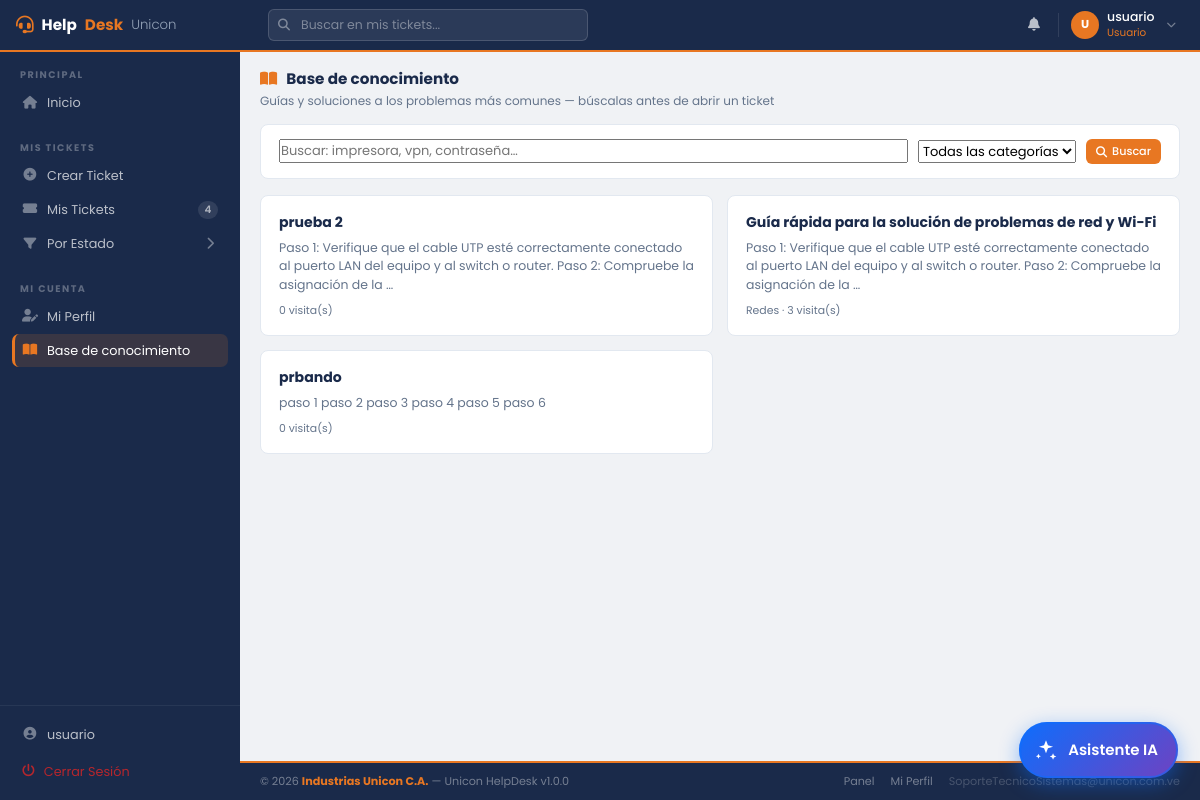
The page /usuario/kb.php (signed in) on the database its author committed.
### tables this page shows
CREATE TABLE `roles` (
  `id_rol` int(11) NOT NULL AUTO_INCREMENT,
  `nombre` varchar(50) NOT NULL,
  `descripcion` text DEFAULT NULL,
  `nivel_acceso` tinyint(1) NOT NULL DEFAULT 1,
  PRIMARY KEY (`id_rol`),
  UNIQUE KEY `nombre` (`nombre`)
);

CREATE TABLE `kb_articulos` (
  `id_articulo` int(11) NOT NULL,
  `titulo` varchar(200) NOT NULL,
  `contenido` mediumtext NOT NULL,
  `id_categoria` int(11) DEFAULT NULL,
  `publicado` tinyint(1) NOT NULL DEFAULT 1,
  `vistas` int(11) NOT NULL DEFAULT 0,
  `id_autor` int(11) DEFAULT NULL,
  `creado` datetime NOT NULL DEFAULT current_timestamp(),
  `actualizado` datetime NOT NULL DEFAULT current_timestamp() ON UPDATE current_timestamp()
);

CREATE TABLE `categoria_incidencias` (
  `id_categoria` int(11) NOT NULL AUTO_INCREMENT,
  `nombre` varchar(80) NOT NULL,
  `descripcion` text DEFAULT NULL,
  `id_prioridad_default` int(11) DEFAULT NULL,
  `estado` enum('activo','inactivo') NOT NULL DEFAULT 'activo',
  PRIMARY KEY (`id_categoria`),
  UNIQUE KEY `nombre` (`nombre`),
  KEY `fk_categoria_prioridad` (`id_prioridad_default`),
  CONSTRAINT `fk_categoria_prioridad` FOREIGN KEY (`id_prioridad_default`) REFERENCES `prioridades` (`id_prioridad`) ON DELETE SET NULL ON UPDATE CASCADE
);

### usuario/kb.php (called while the page is built, shortened)
<?php
include '../config/conexion.php';
include_once '../includes/header2.php';
include_once '../includes/sidebar.php';
include_once '../includes/kb_vista.php';
include_once '../includes/footer2.php';

### includes/kb_vista.php (the view, shortened to what this page needs)
<?php
$puede_editar = rol_tiene_permiso($conexion, $rol_id, 'kb.editar');
$id_art = (int)($_GET['id'] ?? 0);
$busq   = trim((string)($_GET['q'] ?? ''));
$falta_migracion = false;
$articulo = null; $lista = [];
try {
    if ($id_art > 0) {
        $sql = "SELECT a.*, c.nombre AS categoria, CONCAT(u.nombres, ' ', u.apellidos) AS autor
                FROM kb_articulos a LEFT JOIN categoria_incidencias c ON a.id_categoria = c.id_categoria LEFT JOIN usuarios u ON a.id_autor = u.id_usuario
                WHERE a.id_articulo = ?" . ($puede_editar ? '' : ' AND a.publicado = 1');
        $q = $conexion->prepare($sql); $q->bind_param("i", $id_art); $q->execute();
        $articulo = $q->get_result()->fetch_assoc(); $q->close();
        if ($articulo && empty($_SESSION['kb_vistos'][$id_art])) {
            $_SESSION['kb_vistos'][$id_art] = 1;
            $conexion->query("UPDATE kb_articulos SET vistas = vistas + 1 WHERE id_articulo = " . $id_art);
        }
    } else {
        $where = []; $tipos = ''; $par = [];
        if (!$puede_editar) $where[] = 'a.publicado = 1';
        $sql = "SELECT a.id_articulo, a.titulo, a.contenido, a.publicado, a.vistas, a.actualizado, c.nombre AS categoria
                FROM kb_articulos a LEFT JOIN categoria_incidencias c ON a.id_categoria = c.id_categoria"
             . ($where ? ' WHERE ' . implode(' AND ', $where) : '') . " ORDER BY a.actualizado DESC LIMIT 100";
        $q = $conexion->prepare($sql);
        $q->execute();
        $lista = $q->get_result()->fetch_all(MYSQLI_ASSOC); $q->close();
    }
} catch (Throwable $e) { $falta_migracion = true; }
?>
<main class="hd-main">
    <div class="hd-page-header">
        <div>
            <div class="hd-page-title"><i class="fas fa-book-open" style="color:var(--naranja);margin-right:6px;"></i> Base de conocimiento</div>
            <div class="hd-page-sub">Guías y soluciones a los problemas más comunes — búscalas antes de abrir un ticket</div>
        </div>
    </div>
    <?php if ($falta_migracion): ?>
        <div class="alert alert-warning">Falta crear la tabla de artículos. Ejecuta <code>DB/migracion_entrega4.sql</code> en phpMyAdmin.</div>
    <?php else: ?>
        <form method="get" class="hd-card" style="padding:14px 18px;margin-bottom:16px;display:flex;gap:10px;flex-wrap:wrap;align-items:center;">
            <input type="search" name="q" value="<?= htmlspecialchars($busq) ?>" class="hd-input" style="flex:1;min-width:200px;" placeholder="Buscar: impresora, vpn, contraseña…">
            <select name="cat" class="hd-input" style="width:auto;">
                <option value="0">Todas las categorías</option>
            </select>
            <button class="hd-btn hd-btn-naranja hd-btn-sm" type="submit"><i class="fas fa-search"></i> Buscar</button>
        </form>
        <div style="display:grid;grid-template-columns:repeat(auto-fill,minmax(300px,1fr));gap:14px;">
        <?php foreach ($lista as $a):
            $ext = trim(preg_replace('/\s+/', ' ', $a['contenido'])); $ext = mb_strlen($ext) > 150 ? mb_substr($ext, 0, 149) . '…' : $ext; ?>
            <a href="kb.php?id=<?= (int)$a['id_articulo'] ?>" class="hd-card" style="padding:16px 18px;text-decoration:none;display:block;">
                <div style="font-size:.88rem;font-weight:700;color:var(--azul);"><?= htmlspecialchars($a['titulo']) ?>
                    <?php if (!$a['publicado']): ?><span class="hd-badge" style="background:#fef3c7;color:#92400e;font-size:.6rem;">Borrador</span><?php endif; ?></div>
                <div style="font-size:.78rem;color:var(--muted);margin:6px 0 8px;"><?= htmlspecialchars($ext) ?></div>
                <div style="font-size:.68rem;color:var(--muted);"><?= $a['categoria'] ? htmlspecialchars($a['categoria']) . ' · ' : '' ?><?= (int)$a['vistas'] ?> visita(s)</div>
            </a>
        <?php endforeach; ?>
        </div>
    <?php endif; ?>
</main>

### includes/header2.php (shortened to what this page needs)
<?php
$usuario_activo = $_SESSION['usser'];
$rol_id         = (int)$_SESSION['id_rol'];
$inicial        = strtoupper(substr($usuario_activo, 0, 1));
$rol_nombre     = match($rol_id) { 3=>'Administrador', 2=>'Técnico TI', 1=>'Usuario', default=>'—' };
try {
    $q_rn = $conexion->prepare("SELECT nombre FROM roles WHERE id_rol = ?");
    $q_rn->bind_param("i", $rol_id); $q_rn->execute();
    if ($f_rn = $q_rn->get_result()->fetch_assoc()) $rol_nombre = $f_rn['nombre'];
} catch (Throwable $e) {  }
?>
<!DOCTYPE html>
<html lang="es">
<head>
    <link rel="stylesheet" href="https://cdn.jsdelivr.net/npm/bootstrap@5.3.0/dist/css/bootstrap.min.css">
    <link rel="stylesheet" href="https://cdnjs.cloudflare.com/ajax/libs/font-awesome/6.4.0/css/all.min.css">
    <link rel="stylesheet" href="../assets/css/dashboard2.css">
</head>
<body>
<header class="hd-topbar">
    <a href="dashboard.php" class="hd-topbar-brand">
        <i class="fas fa-headset"></i>
        Help<span>Desk</span> <small>Unicon</small>
    </a>
    <div class="hd-topbar-search" style="position:relative;">
        <i class="fas fa-search"></i>
        <input type="search" id="hdBuscar" autocomplete="off" maxlength="60"
               placeholder="<?= $rol_id === 3 ? 'Buscar tickets, usuarios, equipos...' : ($rol_id === 2 ? 'Buscar tickets, equipos...' : 'Buscar en mis tickets...') ?>">
    </div>
    <div class="hd-topbar-right">
        <div class="hd-notif-wrap">
            <button type="button" class="hd-topbar-icon" id="hdBell" title="Notificaciones" style="background:none;border:0;position:relative;">
                <i class="fas fa-bell"></i>
            </button>
        </div>
        <div style="position:relative;">
            <button class="hd-topbar-user" onclick="toggleUserMenu()" id="userBtn">
                <div class="hd-avatar"><?= $inicial ?></div>
                <div class="hd-topbar-user-info">
                    <span class="hd-topbar-user-name"><?= htmlspecialchars($usuario_activo) ?></span>
                    <span class="hd-topbar-user-role"><?= $rol_nombre ?></span>
                </div>
                <i class="fas fa-chevron-down" style="color:rgba(255,255,255,0.4);font-size:0.6rem;margin-left:4px;"></i>
            </button>
        </div>
    </div>
</header>

### assets/css/dashboard2.css (style rules this page uses)
:root { --azul: #1a2a4a; --azul-mid: #243660; --azul-light: #2d4a7a; --naranja: #E87722; --naranja-lt: #f59342; --bg: #f0f2f5; --card: #ffffff; --texto: #1e293b; --muted: #64748b; --borde: #e2e8f0; --sidebar-w: 240px; --nav-h: 52px; --success: #16a34a; --danger: #dc2626; --warning: #d97706; --info: #0284c7; }
*, *::before, *::after { box-sizing: border-box; margin: 0; padding: 0; }
body { font-family: 'Poppins', sans-serif; background: var(--bg); color: var(--texto); font-size: 13px; }
.hd-topbar { position: fixed; top: 0; left: 0; right: 0; height: var(--nav-h); background: var(--azul); border-bottom: 2px solid var(--naranja); display: flex; align-items: center; padding: 0 16px; z-index: 200; gap: 12px; }
.hd-topbar-brand { display: flex; align-items: center; gap: 8px; color: #fff; font-weight: 700; font-size: 0.95rem; text-decoration: none; width: var(--sidebar-w); flex-shrink: 0; }
.hd-topbar-brand i { color: var(--naranja); font-size: 1.1rem; }
.hd-topbar-brand span { color: var(--naranja); }
.hd-topbar-brand small { color: #94a3b8; font-weight: 300; }
.hd-topbar-search { flex: 1; max-width: 320px; position: relative; }
.hd-topbar-search input { width: 100%; background: rgba(255,255,255,0.08); border: 1px solid rgba(255,255,255,0.15); border-radius: 6px; padding: 6px 12px 6px 32px; color: #fff; font-size: 0.78rem; outline: none; transition: all 0.2s; }
.hd-topbar-search input::placeholder { color: rgba(255,255,255,0.4); }
.hd-topbar-search i { position: absolute; left: 10px; top: 50%; transform: translateY(-50%); color: rgba(255,255,255,0.4); font-size: 0.75rem; }
.hd-topbar-right { margin-left: auto; display: flex; align-items: center; gap: 4px; }
.hd-topbar-icon { width: 32px; height: 32px; border-radius: 6px; display: flex; align-items: center; justify-content: center; color: rgba(255,255,255,0.7); font-size: 0.85rem; cursor: pointer; transition: all 0.2s; text-decoration: none; position: relative; }
.hd-topbar-user { display: flex; align-items: center; gap: 8px; padding: 4px 8px 4px 4px; border-radius: 8px; cursor: pointer; transition: all 0.2s; text-decoration: none; border: none; background: transparent; }
.hd-avatar { width: 28px; height: 28px; background: var(--naranja); border-radius: 50%; color: #fff; font-size: 0.72rem; font-weight: 700; display: flex; align-items: center; justify-content: center; flex-shrink: 0; }
.hd-topbar-user-info { text-align: left; }
.hd-topbar-user-name { color: #fff; font-size: 0.78rem; font-weight: 500; line-height: 1.2; display: block; }
.hd-topbar-user-role { color: var(--naranja); font-size: 0.65rem; display: block; }
.hd-main { flex: 1; padding: 16px 20px; }
.hd-page-header { display: flex; align-items: center; justify-content: space-between; margin-bottom: 14px; flex-wrap: wrap; gap: 8px; }
.hd-page-title { font-size: 0.95rem; font-weight: 700; color: var(--azul); }
.hd-page-sub { font-size: 0.75rem; color: var(--muted); margin-top: 1px; }
.hd-card { background: var(--card); border-radius: 8px; border: 1px solid var(--borde); overflow: hidden; }
.hd-btn { display: inline-flex; align-items: center; gap: 5px; padding: 6px 14px; border-radius: 6px; font-size: 0.75rem; font-weight: 500; border: none; cursor: pointer; transition: all 0.15s; text-decoration: none; white-space: nowrap; font-family: inherit; }
.hd-btn-naranja { background: var(--naranja); color: #fff; }
.hd-btn-sm { padding: 4px 10px; font-size: 0.7rem; }

### includes/header2.php (style rules this page uses)
.hd-notif-wrap { position:relative; }

### rows shown on the page
roles: nombre "Usuario"
kb_articulos: titulo "prueba 2", contenido "Paso 1: Verifique que el cable UTP esté correctamente conectado al puerto LAN del equipo y al switch o router. Paso 2: Compruebe la asignación de la …", vistas "0"
kb_articulos: titulo "Guía rápida para la solución de problemas de red y Wi-Fi", contenido "Paso 1: Verifique que el cable UTP esté correctamente conectado al puerto LAN del equipo y al switch o router. Paso 2: Compruebe la asignación de la …", id_categoria.nombre "Redes", vistas "3"
kb_articulos: titulo "prbando", contenido "paso 1 paso 2 paso 3 paso 4 paso 5 paso 6", vistas "0"

### other values the page prints
$inicial "U"
$usuario_activo "usuario"
$n "4"
EMPRESA_NOMBRE "Industrias Unicon C.A."
NOMBRE_SISTEMA "Unicon HelpDesk"
VERSION_SISTEMA "1.0.0"
EMAIL_SOPORTE "SoporteTecnicoSistemas@unicon.com.ve"
